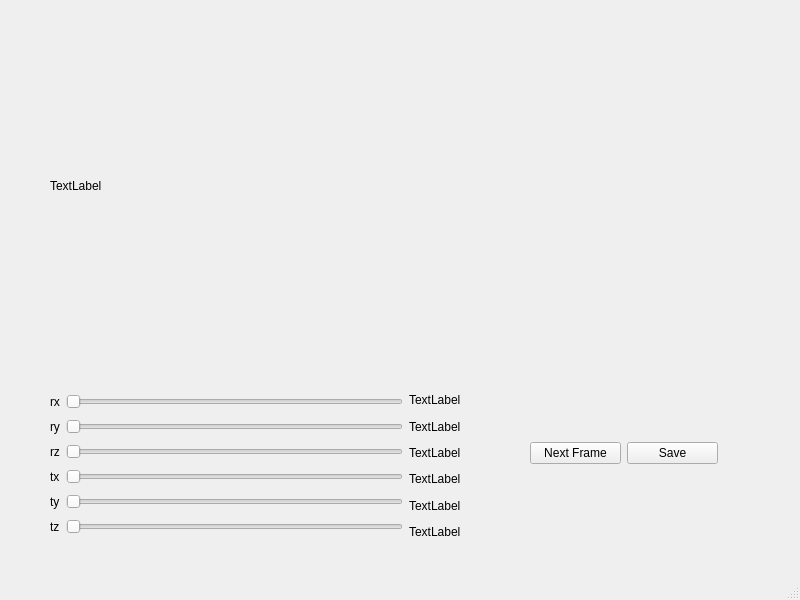
<?xml version="1.0" encoding="UTF-8"?>
<ui version="4.0">
 <class>MainWindow</class>
 <widget class="QMainWindow" name="MainWindow">
  <property name="geometry">
   <rect>
    <x>0</x>
    <y>0</y>
    <width>800</width>
    <height>600</height>
   </rect>
  </property>
  <property name="windowTitle">
   <string>MainWindow</string>
  </property>
  <widget class="QWidget" name="centralwidget">
   <widget class="QLabel" name="image">
    <property name="geometry">
     <rect>
      <x>50</x>
      <y>20</y>
      <width>671</width>
      <height>331</height>
     </rect>
    </property>
    <property name="text">
     <string>TextLabel</string>
    </property>
   </widget>
   <widget class="QWidget" name="layoutWidget">
    <property name="geometry">
     <rect>
      <x>50</x>
      <y>390</y>
      <width>411</width>
      <height>152</height>
     </rect>
    </property>
    <layout class="QHBoxLayout" name="horizontalLayout_7">
     <item>
      <layout class="QVBoxLayout" name="verticalLayout_2">
       <item>
        <layout class="QHBoxLayout" name="horizontalLayout">
         <item>
          <widget class="QLabel" name="rx">
           <property name="text">
            <string>rx</string>
           </property>
          </widget>
         </item>
         <item>
          <widget class="QSlider" name="horizontalSlider">
           <property name="orientation">
            <enum>Qt::Horizontal</enum>
           </property>
          </widget>
         </item>
        </layout>
       </item>
       <item>
        <layout class="QHBoxLayout" name="horizontalLayout_6">
         <item>
          <widget class="QLabel" name="ry">
           <property name="text">
            <string>ry</string>
           </property>
          </widget>
         </item>
         <item>
          <widget class="QSlider" name="horizontalSlider_6">
           <property name="orientation">
            <enum>Qt::Horizontal</enum>
           </property>
          </widget>
         </item>
        </layout>
       </item>
       <item>
        <layout class="QHBoxLayout" name="horizontalLayout_2">
         <item>
          <widget class="QLabel" name="rz">
           <property name="text">
            <string>rz</string>
           </property>
          </widget>
         </item>
         <item>
          <widget class="QSlider" name="horizontalSlider_2">
           <property name="orientation">
            <enum>Qt::Horizontal</enum>
           </property>
          </widget>
         </item>
        </layout>
       </item>
       <item>
        <layout class="QHBoxLayout" name="horizontalLayout_3">
         <item>
          <widget class="QLabel" name="tx">
           <property name="text">
            <string>tx</string>
           </property>
          </widget>
         </item>
         <item>
          <widget class="QSlider" name="horizontalSlider_3">
           <property name="orientation">
            <enum>Qt::Horizontal</enum>
           </property>
          </widget>
         </item>
        </layout>
       </item>
       <item>
        <layout class="QHBoxLayout" name="horizontalLayout_4">
         <item>
          <widget class="QLabel" name="ty">
           <property name="frameShape">
            <enum>QFrame::NoFrame</enum>
           </property>
           <property name="text">
            <string>ty</string>
           </property>
          </widget>
         </item>
         <item>
          <widget class="QSlider" name="horizontalSlider_4">
           <property name="orientation">
            <enum>Qt::Horizontal</enum>
           </property>
          </widget>
         </item>
        </layout>
       </item>
       <item>
        <layout class="QHBoxLayout" name="horizontalLayout_5">
         <item>
          <widget class="QLabel" name="tz">
           <property name="text">
            <string>tz</string>
           </property>
          </widget>
         </item>
         <item>
          <widget class="QSlider" name="horizontalSlider_5">
           <property name="orientation">
            <enum>Qt::Horizontal</enum>
           </property>
          </widget>
         </item>
        </layout>
       </item>
      </layout>
     </item>
     <item>
      <layout class="QVBoxLayout" name="verticalLayout">
       <item>
        <widget class="QLabel" name="rx_value">
         <property name="text">
          <string>TextLabel</string>
         </property>
        </widget>
       </item>
       <item>
        <widget class="QLabel" name="ry_value">
         <property name="text">
          <string>TextLabel</string>
         </property>
        </widget>
       </item>
       <item>
        <widget class="QLabel" name="rz_value">
         <property name="text">
          <string>TextLabel</string>
         </property>
        </widget>
       </item>
       <item>
        <widget class="QLabel" name="tx_value">
         <property name="text">
          <string>TextLabel</string>
         </property>
        </widget>
       </item>
       <item>
        <widget class="QLabel" name="ty_value">
         <property name="text">
          <string>TextLabel</string>
         </property>
        </widget>
       </item>
       <item>
        <widget class="QLabel" name="tz_value">
         <property name="text">
          <string>TextLabel</string>
         </property>
        </widget>
       </item>
      </layout>
     </item>
    </layout>
   </widget>
   <widget class="QWidget" name="layoutWidget">
    <property name="geometry">
     <rect>
      <x>530</x>
      <y>440</y>
      <width>188</width>
      <height>27</height>
     </rect>
    </property>
    <layout class="QHBoxLayout" name="horizontalLayout_8">
     <item>
      <widget class="QPushButton" name="pushButton">
       <property name="text">
        <string>Next Frame</string>
       </property>
      </widget>
     </item>
     <item>
      <widget class="QPushButton" name="pushButton_2">
       <property name="text">
        <string>Save</string>
       </property>
      </widget>
     </item>
    </layout>
   </widget>
  </widget>
  <widget class="QMenuBar" name="menubar">
   <property name="geometry">
    <rect>
     <x>0</x>
     <y>0</y>
     <width>800</width>
     <height>22</height>
    </rect>
   </property>
  </widget>
  <widget class="QStatusBar" name="statusbar"/>
 </widget>
 <resources/>
 <connections>
  <connection>
   <sender>horizontalSlider</sender>
   <signal>valueChanged(int)</signal>
   <receiver>image</receiver>
   <slot>setNum(int)</slot>
   <hints>
    <hint type="sourcelabel">
     <x>236</x>
     <y>425</y>
    </hint>
    <hint type="destinationlabel">
     <x>100</x>
     <y>306</y>
    </hint>
   </hints>
  </connection>
  <connection>
   <sender>pushButton</sender>
   <signal>clicked()</signal>
   <receiver>image</receiver>
   <slot>clear()</slot>
   <hints>
    <hint type="sourcelabel">
     <x>574</x>
     <y>469</y>
    </hint>
    <hint type="destinationlabel">
     <x>577</x>
     <y>358</y>
    </hint>
   </hints>
  </connection>
  <connection>
   <sender>pushButton_2</sender>
   <signal>clicked()</signal>
   <receiver>image</receiver>
   <slot>clear()</slot>
   <hints>
    <hint type="sourcelabel">
     <x>643</x>
     <y>474</y>
    </hint>
    <hint type="destinationlabel">
     <x>645</x>
     <y>263</y>
    </hint>
   </hints>
  </connection>
 </connections>
</ui>
